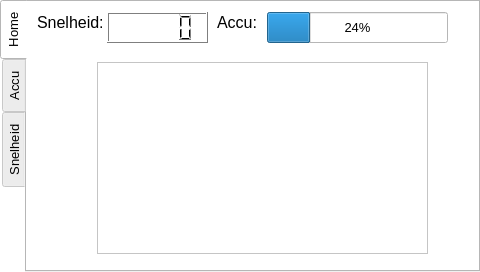
<?xml version="1.0" encoding="UTF-8"?>
<ui version="4.0">
 <class>MainWindow</class>
 <widget class="QMainWindow" name="MainWindow">
  <property name="enabled">
   <bool>true</bool>
  </property>
  <property name="geometry">
   <rect>
    <x>0</x>
    <y>0</y>
    <width>480</width>
    <height>272</height>
   </rect>
  </property>
  <property name="palette">
   <palette>
    <active>
     <colorrole role="WindowText">
      <brush brushstyle="SolidPattern">
       <color alpha="255">
        <red>0</red>
        <green>0</green>
        <blue>0</blue>
       </color>
      </brush>
     </colorrole>
     <colorrole role="Button">
      <brush brushstyle="SolidPattern">
       <color alpha="255">
        <red>255</red>
        <green>255</green>
        <blue>255</blue>
       </color>
      </brush>
     </colorrole>
     <colorrole role="Light">
      <brush brushstyle="SolidPattern">
       <color alpha="255">
        <red>255</red>
        <green>255</green>
        <blue>255</blue>
       </color>
      </brush>
     </colorrole>
     <colorrole role="Midlight">
      <brush brushstyle="SolidPattern">
       <color alpha="255">
        <red>255</red>
        <green>255</green>
        <blue>255</blue>
       </color>
      </brush>
     </colorrole>
     <colorrole role="Dark">
      <brush brushstyle="SolidPattern">
       <color alpha="255">
        <red>127</red>
        <green>127</green>
        <blue>127</blue>
       </color>
      </brush>
     </colorrole>
     <colorrole role="Mid">
      <brush brushstyle="SolidPattern">
       <color alpha="255">
        <red>170</red>
        <green>170</green>
        <blue>170</blue>
       </color>
      </brush>
     </colorrole>
     <colorrole role="Text">
      <brush brushstyle="SolidPattern">
       <color alpha="255">
        <red>0</red>
        <green>0</green>
        <blue>0</blue>
       </color>
      </brush>
     </colorrole>
     <colorrole role="BrightText">
      <brush brushstyle="SolidPattern">
       <color alpha="255">
        <red>255</red>
        <green>255</green>
        <blue>255</blue>
       </color>
      </brush>
     </colorrole>
     <colorrole role="ButtonText">
      <brush brushstyle="SolidPattern">
       <color alpha="255">
        <red>0</red>
        <green>0</green>
        <blue>0</blue>
       </color>
      </brush>
     </colorrole>
     <colorrole role="Base">
      <brush brushstyle="SolidPattern">
       <color alpha="255">
        <red>255</red>
        <green>255</green>
        <blue>255</blue>
       </color>
      </brush>
     </colorrole>
     <colorrole role="Window">
      <brush brushstyle="SolidPattern">
       <color alpha="255">
        <red>255</red>
        <green>255</green>
        <blue>255</blue>
       </color>
      </brush>
     </colorrole>
     <colorrole role="Shadow">
      <brush brushstyle="SolidPattern">
       <color alpha="255">
        <red>0</red>
        <green>0</green>
        <blue>0</blue>
       </color>
      </brush>
     </colorrole>
     <colorrole role="AlternateBase">
      <brush brushstyle="SolidPattern">
       <color alpha="255">
        <red>255</red>
        <green>255</green>
        <blue>255</blue>
       </color>
      </brush>
     </colorrole>
     <colorrole role="ToolTipBase">
      <brush brushstyle="SolidPattern">
       <color alpha="255">
        <red>255</red>
        <green>255</green>
        <blue>220</blue>
       </color>
      </brush>
     </colorrole>
     <colorrole role="ToolTipText">
      <brush brushstyle="SolidPattern">
       <color alpha="255">
        <red>0</red>
        <green>0</green>
        <blue>0</blue>
       </color>
      </brush>
     </colorrole>
    </active>
    <inactive>
     <colorrole role="WindowText">
      <brush brushstyle="SolidPattern">
       <color alpha="255">
        <red>0</red>
        <green>0</green>
        <blue>0</blue>
       </color>
      </brush>
     </colorrole>
     <colorrole role="Button">
      <brush brushstyle="SolidPattern">
       <color alpha="255">
        <red>255</red>
        <green>255</green>
        <blue>255</blue>
       </color>
      </brush>
     </colorrole>
     <colorrole role="Light">
      <brush brushstyle="SolidPattern">
       <color alpha="255">
        <red>255</red>
        <green>255</green>
        <blue>255</blue>
       </color>
      </brush>
     </colorrole>
     <colorrole role="Midlight">
      <brush brushstyle="SolidPattern">
       <color alpha="255">
        <red>255</red>
        <green>255</green>
        <blue>255</blue>
       </color>
      </brush>
     </colorrole>
     <colorrole role="Dark">
      <brush brushstyle="SolidPattern">
       <color alpha="255">
        <red>127</red>
        <green>127</green>
        <blue>127</blue>
       </color>
      </brush>
     </colorrole>
     <colorrole role="Mid">
      <brush brushstyle="SolidPattern">
       <color alpha="255">
        <red>170</red>
        <green>170</green>
        <blue>170</blue>
       </color>
      </brush>
     </colorrole>
     <colorrole role="Text">
      <brush brushstyle="SolidPattern">
       <color alpha="255">
        <red>0</red>
        <green>0</green>
        <blue>0</blue>
       </color>
      </brush>
     </colorrole>
     <colorrole role="BrightText">
      <brush brushstyle="SolidPattern">
       <color alpha="255">
        <red>255</red>
        <green>255</green>
        <blue>255</blue>
       </color>
      </brush>
     </colorrole>
     <colorrole role="ButtonText">
      <brush brushstyle="SolidPattern">
       <color alpha="255">
        <red>0</red>
        <green>0</green>
        <blue>0</blue>
       </color>
      </brush>
     </colorrole>
     <colorrole role="Base">
      <brush brushstyle="SolidPattern">
       <color alpha="255">
        <red>255</red>
        <green>255</green>
        <blue>255</blue>
       </color>
      </brush>
     </colorrole>
     <colorrole role="Window">
      <brush brushstyle="SolidPattern">
       <color alpha="255">
        <red>255</red>
        <green>255</green>
        <blue>255</blue>
       </color>
      </brush>
     </colorrole>
     <colorrole role="Shadow">
      <brush brushstyle="SolidPattern">
       <color alpha="255">
        <red>0</red>
        <green>0</green>
        <blue>0</blue>
       </color>
      </brush>
     </colorrole>
     <colorrole role="AlternateBase">
      <brush brushstyle="SolidPattern">
       <color alpha="255">
        <red>255</red>
        <green>255</green>
        <blue>255</blue>
       </color>
      </brush>
     </colorrole>
     <colorrole role="ToolTipBase">
      <brush brushstyle="SolidPattern">
       <color alpha="255">
        <red>255</red>
        <green>255</green>
        <blue>220</blue>
       </color>
      </brush>
     </colorrole>
     <colorrole role="ToolTipText">
      <brush brushstyle="SolidPattern">
       <color alpha="255">
        <red>0</red>
        <green>0</green>
        <blue>0</blue>
       </color>
      </brush>
     </colorrole>
    </inactive>
    <disabled>
     <colorrole role="WindowText">
      <brush brushstyle="SolidPattern">
       <color alpha="255">
        <red>127</red>
        <green>127</green>
        <blue>127</blue>
       </color>
      </brush>
     </colorrole>
     <colorrole role="Button">
      <brush brushstyle="SolidPattern">
       <color alpha="255">
        <red>255</red>
        <green>255</green>
        <blue>255</blue>
       </color>
      </brush>
     </colorrole>
     <colorrole role="Light">
      <brush brushstyle="SolidPattern">
       <color alpha="255">
        <red>255</red>
        <green>255</green>
        <blue>255</blue>
       </color>
      </brush>
     </colorrole>
     <colorrole role="Midlight">
      <brush brushstyle="SolidPattern">
       <color alpha="255">
        <red>255</red>
        <green>255</green>
        <blue>255</blue>
       </color>
      </brush>
     </colorrole>
     <colorrole role="Dark">
      <brush brushstyle="SolidPattern">
       <color alpha="255">
        <red>127</red>
        <green>127</green>
        <blue>127</blue>
       </color>
      </brush>
     </colorrole>
     <colorrole role="Mid">
      <brush brushstyle="SolidPattern">
       <color alpha="255">
        <red>170</red>
        <green>170</green>
        <blue>170</blue>
       </color>
      </brush>
     </colorrole>
     <colorrole role="Text">
      <brush brushstyle="SolidPattern">
       <color alpha="255">
        <red>127</red>
        <green>127</green>
        <blue>127</blue>
       </color>
      </brush>
     </colorrole>
     <colorrole role="BrightText">
      <brush brushstyle="SolidPattern">
       <color alpha="255">
        <red>255</red>
        <green>255</green>
        <blue>255</blue>
       </color>
      </brush>
     </colorrole>
     <colorrole role="ButtonText">
      <brush brushstyle="SolidPattern">
       <color alpha="255">
        <red>127</red>
        <green>127</green>
        <blue>127</blue>
       </color>
      </brush>
     </colorrole>
     <colorrole role="Base">
      <brush brushstyle="SolidPattern">
       <color alpha="255">
        <red>255</red>
        <green>255</green>
        <blue>255</blue>
       </color>
      </brush>
     </colorrole>
     <colorrole role="Window">
      <brush brushstyle="SolidPattern">
       <color alpha="255">
        <red>255</red>
        <green>255</green>
        <blue>255</blue>
       </color>
      </brush>
     </colorrole>
     <colorrole role="Shadow">
      <brush brushstyle="SolidPattern">
       <color alpha="255">
        <red>0</red>
        <green>0</green>
        <blue>0</blue>
       </color>
      </brush>
     </colorrole>
     <colorrole role="AlternateBase">
      <brush brushstyle="SolidPattern">
       <color alpha="255">
        <red>255</red>
        <green>255</green>
        <blue>255</blue>
       </color>
      </brush>
     </colorrole>
     <colorrole role="ToolTipBase">
      <brush brushstyle="SolidPattern">
       <color alpha="255">
        <red>255</red>
        <green>255</green>
        <blue>220</blue>
       </color>
      </brush>
     </colorrole>
     <colorrole role="ToolTipText">
      <brush brushstyle="SolidPattern">
       <color alpha="255">
        <red>0</red>
        <green>0</green>
        <blue>0</blue>
       </color>
      </brush>
     </colorrole>
    </disabled>
   </palette>
  </property>
  <property name="cursor">
   <cursorShape>BlankCursor</cursorShape>
  </property>
  <property name="windowTitle">
   <string>MainWindow</string>
  </property>
  <property name="tabShape">
   <enum>QTabWidget::Rounded</enum>
  </property>
  <widget class="QWidget" name="StartWidget">
   <widget class="QTabWidget" name="TabManager">
    <property name="geometry">
     <rect>
      <x>0</x>
      <y>0</y>
      <width>480</width>
      <height>272</height>
     </rect>
    </property>
    <property name="palette">
     <palette>
      <active>
       <colorrole role="WindowText">
        <brush brushstyle="SolidPattern">
         <color alpha="255">
          <red>0</red>
          <green>0</green>
          <blue>0</blue>
         </color>
        </brush>
       </colorrole>
       <colorrole role="Button">
        <brush brushstyle="SolidPattern">
         <color alpha="255">
          <red>255</red>
          <green>255</green>
          <blue>255</blue>
         </color>
        </brush>
       </colorrole>
       <colorrole role="Light">
        <brush brushstyle="SolidPattern">
         <color alpha="255">
          <red>255</red>
          <green>255</green>
          <blue>255</blue>
         </color>
        </brush>
       </colorrole>
       <colorrole role="Midlight">
        <brush brushstyle="SolidPattern">
         <color alpha="255">
          <red>255</red>
          <green>255</green>
          <blue>255</blue>
         </color>
        </brush>
       </colorrole>
       <colorrole role="Dark">
        <brush brushstyle="SolidPattern">
         <color alpha="255">
          <red>127</red>
          <green>127</green>
          <blue>127</blue>
         </color>
        </brush>
       </colorrole>
       <colorrole role="Mid">
        <brush brushstyle="SolidPattern">
         <color alpha="255">
          <red>170</red>
          <green>170</green>
          <blue>170</blue>
         </color>
        </brush>
       </colorrole>
       <colorrole role="Text">
        <brush brushstyle="SolidPattern">
         <color alpha="255">
          <red>0</red>
          <green>0</green>
          <blue>0</blue>
         </color>
        </brush>
       </colorrole>
       <colorrole role="BrightText">
        <brush brushstyle="SolidPattern">
         <color alpha="255">
          <red>255</red>
          <green>255</green>
          <blue>255</blue>
         </color>
        </brush>
       </colorrole>
       <colorrole role="ButtonText">
        <brush brushstyle="SolidPattern">
         <color alpha="255">
          <red>0</red>
          <green>0</green>
          <blue>0</blue>
         </color>
        </brush>
       </colorrole>
       <colorrole role="Base">
        <brush brushstyle="SolidPattern">
         <color alpha="255">
          <red>255</red>
          <green>255</green>
          <blue>255</blue>
         </color>
        </brush>
       </colorrole>
       <colorrole role="Window">
        <brush brushstyle="SolidPattern">
         <color alpha="255">
          <red>255</red>
          <green>255</green>
          <blue>255</blue>
         </color>
        </brush>
       </colorrole>
       <colorrole role="Shadow">
        <brush brushstyle="SolidPattern">
         <color alpha="255">
          <red>0</red>
          <green>0</green>
          <blue>0</blue>
         </color>
        </brush>
       </colorrole>
       <colorrole role="AlternateBase">
        <brush brushstyle="SolidPattern">
         <color alpha="255">
          <red>255</red>
          <green>255</green>
          <blue>255</blue>
         </color>
        </brush>
       </colorrole>
       <colorrole role="ToolTipBase">
        <brush brushstyle="SolidPattern">
         <color alpha="255">
          <red>255</red>
          <green>255</green>
          <blue>220</blue>
         </color>
        </brush>
       </colorrole>
       <colorrole role="ToolTipText">
        <brush brushstyle="SolidPattern">
         <color alpha="255">
          <red>0</red>
          <green>0</green>
          <blue>0</blue>
         </color>
        </brush>
       </colorrole>
      </active>
      <inactive>
       <colorrole role="WindowText">
        <brush brushstyle="SolidPattern">
         <color alpha="255">
          <red>0</red>
          <green>0</green>
          <blue>0</blue>
         </color>
        </brush>
       </colorrole>
       <colorrole role="Button">
        <brush brushstyle="SolidPattern">
         <color alpha="255">
          <red>255</red>
          <green>255</green>
          <blue>255</blue>
         </color>
        </brush>
       </colorrole>
       <colorrole role="Light">
        <brush brushstyle="SolidPattern">
         <color alpha="255">
          <red>255</red>
          <green>255</green>
          <blue>255</blue>
         </color>
        </brush>
       </colorrole>
       <colorrole role="Midlight">
        <brush brushstyle="SolidPattern">
         <color alpha="255">
          <red>255</red>
          <green>255</green>
          <blue>255</blue>
         </color>
        </brush>
       </colorrole>
       <colorrole role="Dark">
        <brush brushstyle="SolidPattern">
         <color alpha="255">
          <red>127</red>
          <green>127</green>
          <blue>127</blue>
         </color>
        </brush>
       </colorrole>
       <colorrole role="Mid">
        <brush brushstyle="SolidPattern">
         <color alpha="255">
          <red>170</red>
          <green>170</green>
          <blue>170</blue>
         </color>
        </brush>
       </colorrole>
       <colorrole role="Text">
        <brush brushstyle="SolidPattern">
         <color alpha="255">
          <red>0</red>
          <green>0</green>
          <blue>0</blue>
         </color>
        </brush>
       </colorrole>
       <colorrole role="BrightText">
        <brush brushstyle="SolidPattern">
         <color alpha="255">
          <red>255</red>
          <green>255</green>
          <blue>255</blue>
         </color>
        </brush>
       </colorrole>
       <colorrole role="ButtonText">
        <brush brushstyle="SolidPattern">
         <color alpha="255">
          <red>0</red>
          <green>0</green>
          <blue>0</blue>
         </color>
        </brush>
       </colorrole>
       <colorrole role="Base">
        <brush brushstyle="SolidPattern">
         <color alpha="255">
          <red>255</red>
          <green>255</green>
          <blue>255</blue>
         </color>
        </brush>
       </colorrole>
       <colorrole role="Window">
        <brush brushstyle="SolidPattern">
         <color alpha="255">
          <red>255</red>
          <green>255</green>
          <blue>255</blue>
         </color>
        </brush>
       </colorrole>
       <colorrole role="Shadow">
        <brush brushstyle="SolidPattern">
         <color alpha="255">
          <red>0</red>
          <green>0</green>
          <blue>0</blue>
         </color>
        </brush>
       </colorrole>
       <colorrole role="AlternateBase">
        <brush brushstyle="SolidPattern">
         <color alpha="255">
          <red>255</red>
          <green>255</green>
          <blue>255</blue>
         </color>
        </brush>
       </colorrole>
       <colorrole role="ToolTipBase">
        <brush brushstyle="SolidPattern">
         <color alpha="255">
          <red>255</red>
          <green>255</green>
          <blue>220</blue>
         </color>
        </brush>
       </colorrole>
       <colorrole role="ToolTipText">
        <brush brushstyle="SolidPattern">
         <color alpha="255">
          <red>0</red>
          <green>0</green>
          <blue>0</blue>
         </color>
        </brush>
       </colorrole>
      </inactive>
      <disabled>
       <colorrole role="WindowText">
        <brush brushstyle="SolidPattern">
         <color alpha="255">
          <red>127</red>
          <green>127</green>
          <blue>127</blue>
         </color>
        </brush>
       </colorrole>
       <colorrole role="Button">
        <brush brushstyle="SolidPattern">
         <color alpha="255">
          <red>255</red>
          <green>255</green>
          <blue>255</blue>
         </color>
        </brush>
       </colorrole>
       <colorrole role="Light">
        <brush brushstyle="SolidPattern">
         <color alpha="255">
          <red>255</red>
          <green>255</green>
          <blue>255</blue>
         </color>
        </brush>
       </colorrole>
       <colorrole role="Midlight">
        <brush brushstyle="SolidPattern">
         <color alpha="255">
          <red>255</red>
          <green>255</green>
          <blue>255</blue>
         </color>
        </brush>
       </colorrole>
       <colorrole role="Dark">
        <brush brushstyle="SolidPattern">
         <color alpha="255">
          <red>127</red>
          <green>127</green>
          <blue>127</blue>
         </color>
        </brush>
       </colorrole>
       <colorrole role="Mid">
        <brush brushstyle="SolidPattern">
         <color alpha="255">
          <red>170</red>
          <green>170</green>
          <blue>170</blue>
         </color>
        </brush>
       </colorrole>
       <colorrole role="Text">
        <brush brushstyle="SolidPattern">
         <color alpha="255">
          <red>127</red>
          <green>127</green>
          <blue>127</blue>
         </color>
        </brush>
       </colorrole>
       <colorrole role="BrightText">
        <brush brushstyle="SolidPattern">
         <color alpha="255">
          <red>255</red>
          <green>255</green>
          <blue>255</blue>
         </color>
        </brush>
       </colorrole>
       <colorrole role="ButtonText">
        <brush brushstyle="SolidPattern">
         <color alpha="255">
          <red>127</red>
          <green>127</green>
          <blue>127</blue>
         </color>
        </brush>
       </colorrole>
       <colorrole role="Base">
        <brush brushstyle="SolidPattern">
         <color alpha="255">
          <red>255</red>
          <green>255</green>
          <blue>255</blue>
         </color>
        </brush>
       </colorrole>
       <colorrole role="Window">
        <brush brushstyle="SolidPattern">
         <color alpha="255">
          <red>255</red>
          <green>255</green>
          <blue>255</blue>
         </color>
        </brush>
       </colorrole>
       <colorrole role="Shadow">
        <brush brushstyle="SolidPattern">
         <color alpha="255">
          <red>0</red>
          <green>0</green>
          <blue>0</blue>
         </color>
        </brush>
       </colorrole>
       <colorrole role="AlternateBase">
        <brush brushstyle="SolidPattern">
         <color alpha="255">
          <red>255</red>
          <green>255</green>
          <blue>255</blue>
         </color>
        </brush>
       </colorrole>
       <colorrole role="ToolTipBase">
        <brush brushstyle="SolidPattern">
         <color alpha="255">
          <red>255</red>
          <green>255</green>
          <blue>220</blue>
         </color>
        </brush>
       </colorrole>
       <colorrole role="ToolTipText">
        <brush brushstyle="SolidPattern">
         <color alpha="255">
          <red>0</red>
          <green>0</green>
          <blue>0</blue>
         </color>
        </brush>
       </colorrole>
      </disabled>
     </palette>
    </property>
    <property name="font">
     <font>
      <pointsize>10</pointsize>
     </font>
    </property>
    <property name="focusPolicy">
     <enum>Qt::NoFocus</enum>
    </property>
    <property name="tabPosition">
     <enum>QTabWidget::West</enum>
    </property>
    <property name="tabShape">
     <enum>QTabWidget::Rounded</enum>
    </property>
    <property name="currentIndex">
     <number>0</number>
    </property>
    <property name="iconSize">
     <size>
      <width>16</width>
      <height>16</height>
     </size>
    </property>
    <property name="elideMode">
     <enum>Qt::ElideMiddle</enum>
    </property>
    <widget class="QWidget" name="Speed">
     <attribute name="title">
      <string>Home</string>
     </attribute>
     <widget class="QLabel" name="label_3">
      <property name="geometry">
       <rect>
        <x>190</x>
        <y>10</y>
        <width>41</width>
        <height>21</height>
       </rect>
      </property>
      <property name="font">
       <font>
        <pointsize>12</pointsize>
       </font>
      </property>
      <property name="text">
       <string>Accu:</string>
      </property>
     </widget>
     <widget class="QLCDNumber" name="lcdNumber_2">
      <property name="geometry">
       <rect>
        <x>80</x>
        <y>10</y>
        <width>101</width>
        <height>31</height>
       </rect>
      </property>
     </widget>
     <widget class="QProgressBar" name="progressBar">
      <property name="geometry">
       <rect>
        <x>240</x>
        <y>10</y>
        <width>181</width>
        <height>31</height>
       </rect>
      </property>
      <property name="value">
       <number>24</number>
      </property>
     </widget>
     <widget class="QLabel" name="label_2">
      <property name="geometry">
       <rect>
        <x>10</x>
        <y>10</y>
        <width>71</width>
        <height>21</height>
       </rect>
      </property>
      <property name="font">
       <font>
        <pointsize>12</pointsize>
       </font>
      </property>
      <property name="text">
       <string>Snelheid:</string>
      </property>
     </widget>
     <widget class="QTextBrowser" name="textBrowser">
      <property name="geometry">
       <rect>
        <x>70</x>
        <y>60</y>
        <width>331</width>
        <height>192</height>
       </rect>
      </property>
     </widget>
    </widget>
    <widget class="QWidget" name="Power">
     <attribute name="title">
      <string>Accu</string>
     </attribute>
     <widget class="QCustomPlot" name="graph" native="true">
      <property name="geometry">
       <rect>
        <x>10</x>
        <y>10</y>
        <width>421</width>
        <height>241</height>
       </rect>
      </property>
     </widget>
    </widget>
    <widget class="QWidget" name="speed">
     <attribute name="title">
      <string>Snelheid</string>
     </attribute>
     <widget class="QCustomPlot" name="graph_2" native="true">
      <property name="geometry">
       <rect>
        <x>10</x>
        <y>10</y>
        <width>421</width>
        <height>241</height>
       </rect>
      </property>
     </widget>
    </widget>
   </widget>
  </widget>
 </widget>
 <layoutdefault spacing="6" margin="11"/>
 <customwidgets>
  <customwidget>
   <class>QCustomPlot</class>
   <extends>QWidget</extends>
   <header>qcustomplot.h</header>
   <container>1</container>
  </customwidget>
 </customwidgets>
 <resources/>
 <connections/>
</ui>
